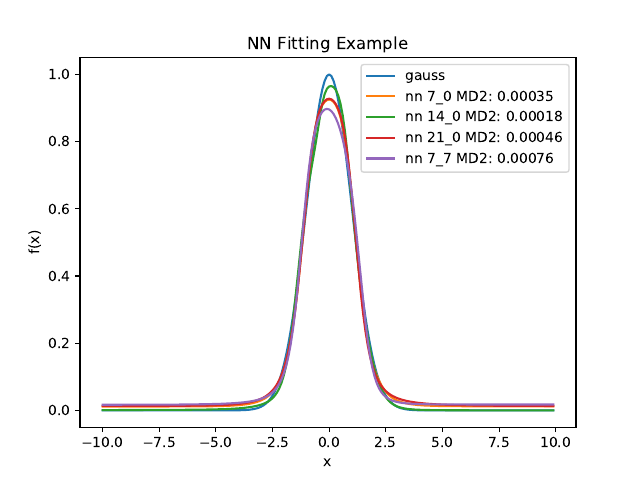

The Python source for this figure:
from pylab import * 

gauss_a = 0.5
gauss_b = 0

names = ['7_0', '14_0', '21_0', '7_7']
files = []
for i in range(len(names)):
    files.append(names[i]+'.txt')
    names[i] = 'nn ' + names[i]

x_list = []
nn_list = []

for file in files:

    x = []
    nn = []
    for line in open(file):
        llist = line.split('   ')
        x.append(float(llist[0]))
        nn.append(float(llist[1]))

    x = array(x)
    nn = array(nn)

    x_list.append(x)
    nn_list.append(nn)

gauss = []
for x in x_list[0]:
    gauss.append(exp(-gauss_a * (x - gauss_b)**2))
gauss = array(gauss)

diff_list = []
for nn in nn_list:
    diff = 0
    itv = 0
    for val in nn:
        diff += (val-gauss[itv])**2
        itv+=1
    diff /= itv
    diff_list.append(diff)

figure(1)
plot(x_list[0], gauss)
for i in range(len(x_list)):
    plot(x_list[i], nn_list[i])

xlabel('x')
ylabel('f(x)')
title('NN Fitting Example')

for i in range(len(names)):
    names[i] += ' MD2: ' + "{:.5f}".format(diff_list[i])
legend(['gauss'] + names)
#show()
savefig('plot.pdf')


